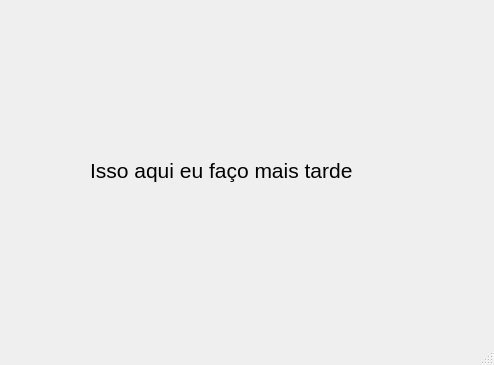
<?xml version="1.0" encoding="UTF-8"?>
<ui version="4.0">
 <class>MainWindow</class>
 <widget class="QMainWindow" name="MainWindow">
  <property name="geometry">
   <rect>
    <x>0</x>
    <y>0</y>
    <width>494</width>
    <height>365</height>
   </rect>
  </property>
  <property name="windowTitle">
   <string>MainWindow</string>
  </property>
  <widget class="QWidget" name="centralwidget">
   <widget class="QLabel" name="label">
    <property name="geometry">
     <rect>
      <x>90</x>
      <y>90</y>
      <width>321</width>
      <height>161</height>
     </rect>
    </property>
    <property name="font">
     <font>
      <pointsize>16</pointsize>
     </font>
    </property>
    <property name="text">
     <string>Isso aqui eu faço mais tarde</string>
    </property>
   </widget>
  </widget>
  <widget class="QMenuBar" name="menubar">
   <property name="geometry">
    <rect>
     <x>0</x>
     <y>0</y>
     <width>494</width>
     <height>21</height>
    </rect>
   </property>
  </widget>
  <widget class="QStatusBar" name="statusbar"/>
 </widget>
 <resources/>
 <connections/>
</ui>
